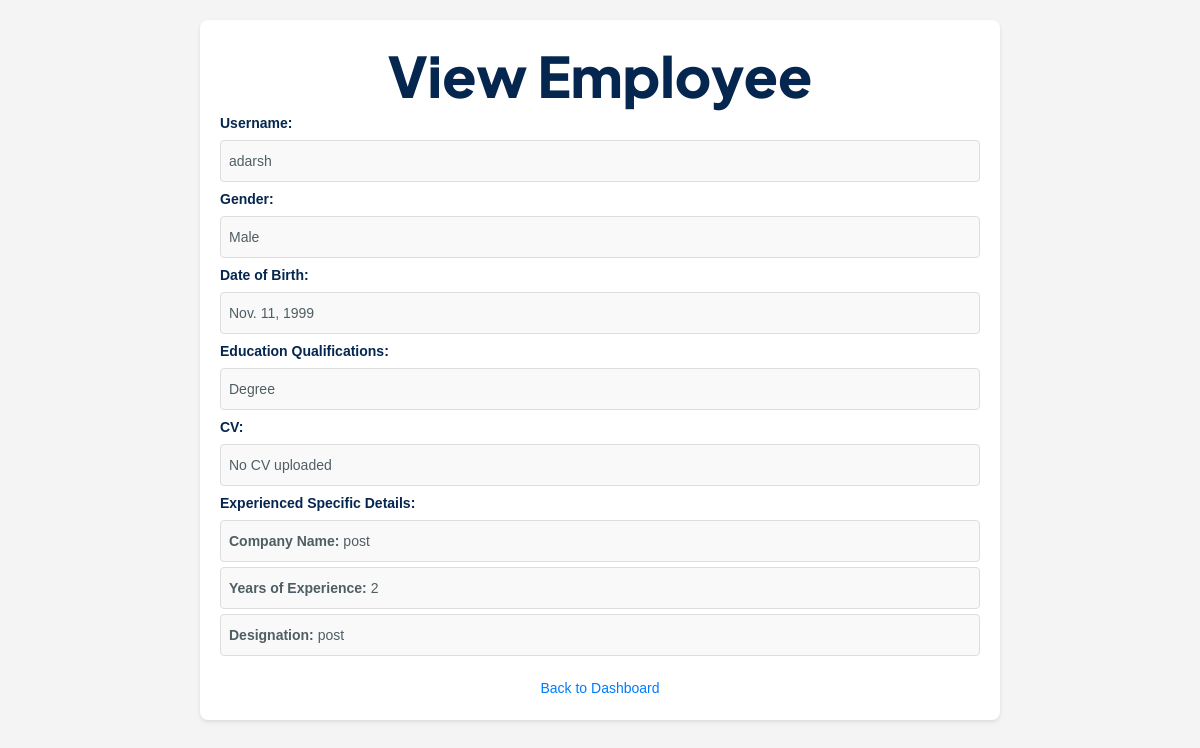
The page /view_employee/2/ on the database its author committed.
### authapp/models.py (models this page shows, shortened)
class Employee(models.Model):
    user = models.ForeignKey(User, on_delete=models.CASCADE,limit_choices_to=({"is_employee":True}))
    gender = models.CharField(max_length=10, choices=[('Male', 'Male'), ('Female', 'Female')])
    date_of_birth = models.DateField()
    education_qualifications = models.TextField(blank=True, null=True)
    cv = models.FileField(upload_to='cvs/', blank=True, null=True)
    college_name = models.CharField(max_length=100, blank=True, null=True)
    university = models.CharField(max_length=100, blank=True, null=True)
    pass_out_year = models.IntegerField(blank=True, null=True)
    is_Fresher = models.BooleanField(default=False)
    company_name = models.CharField(max_length=100, blank=True, null=True)
    years_of_experience = models.IntegerField(blank=True, null=True)
    designation = models.CharField(max_length=100, blank=True, null=True)
    is_Experienced = models.BooleanField(default=False)

class User(AbstractUser):
    name = models.CharField(max_length=100)
    email = models.EmailField()
    phone_number = models.CharField(max_length=10)
    is_company = models.BooleanField(default=False)
    is_employee = models.BooleanField(default=False)

### jobapp/views.py (the view)
# urls.py: path('view_employee/<int:id>/', view_employee, name='view_employee'),
def view_employee(request, id):
    employee = get_object_or_404(Employee, id=id)
    return render(request, 'view_employee.html', {'employee': employee})

### templates/view_employee.html (shortened to what this page needs)
{% load static %}
<!DOCTYPE html>
<html lang="en">
<head>
    <link href="{% static 'assets/css5/style.css' %}" rel="stylesheet">
    <link rel="stylesheet" href="https://cdnjs.cloudflare.com/ajax/libs/font-awesome/6.0.0-beta3/css/all.min.css" />
</head>
<body>
    <div class="container">
        <h1>View Employee</h1>
        <div class="employee-details">
            <label><strong>Username:</strong></label>
            <p>{{ employee.user.username }}</p>
            <label><strong>Gender:</strong></label>
            <p>{{ employee.gender }}</p>
            <label><strong>Date of Birth:</strong></label>
            <p>{{ employee.date_of_birth }}</p>
            <label><strong>Education Qualifications:</strong></label>
            <p>{{ employee.education_qualifications }}</p>
            <label><strong>CV:</strong></label>
            {% if employee.cv %}
                <p><a href="{{ employee.cv.url }}">Download CV</a></p>
            {% else %}
                <p>No CV uploaded</p>
            {% endif %}
            {% if employee.is_Fresher %}
                <label><strong>Fresher Specific Details:</strong></label>
                <p><strong>College Name:</strong> {{ employee.college_name }}</p>
                <p><strong>University:</strong> {{ employee.university }}</p>
                <p><strong>Pass Out Year:</strong> {{ employee.pass_out_year }}</p>
            {% elif employee.is_Experienced %}
                <label><strong>Experienced Specific Details:</strong></label>
                <p><strong>Company Name:</strong> {{ employee.company_name }}</p>
                <p><strong>Years of Experience:</strong> {{ employee.years_of_experience }}</p>
                <p><strong>Designation:</strong> {{ employee.designation }}</p>
            {% endif %}
        </div>
        <a href="{% url 'dashboard_admin' %}" class="back-link">Back to Dashboard</a>
    </div>
</body>
</html>

### templates/view_employee.html (style rules this page uses)
body { font-family: Arial, sans-serif; background-color: #f4f4f4; margin: 0; padding: 0; }
.container { width: 90%; max-width: 800px; margin: 20px auto; background: #fff; padding: 20px; border-radius: 8px; box-shadow: 0 2px 4px rgba(0,0,0,0.1); }
h1 { text-align: center; }
.employee-details { margin-bottom: 15px; }
.employee-details label { display: block; margin-bottom: 5px; }
.employee-details p { margin: 5px 0; padding: 8px; border-radius: 4px; background-color: #f9f9f9; border: 1px solid #ddd; }
.back-link { display: block; text-align: center; margin-top: 20px; text-decoration: none; color: #007bff; }

### rows shown on the page
Employee: user.username "adarsh", gender "Male", date_of_birth "Nov. 11, 1999", education_qualifications "Degree", company_name "post", years_of_experience "2", designation "post"
